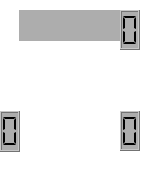
<?xml version="1.0" encoding="UTF-8"?>
<ui version="4.0">
 <class>GraphicalCard</class>
 <widget class="QWidget" name="GraphicalCard">
  <property name="geometry">
   <rect>
    <x>0</x>
    <y>0</y>
    <width>141</width>
    <height>174</height>
   </rect>
  </property>
  <property name="sizePolicy">
   <sizepolicy hsizetype="Fixed" vsizetype="Fixed">
    <horstretch>0</horstretch>
    <verstretch>0</verstretch>
   </sizepolicy>
  </property>
  <property name="maximumSize">
   <size>
    <width>150</width>
    <height>250</height>
   </size>
  </property>
  <property name="palette">
   <palette>
    <active>
     <colorrole role="WindowText">
      <brush brushstyle="SolidPattern">
       <color alpha="255">
        <red>0</red>
        <green>0</green>
        <blue>0</blue>
       </color>
      </brush>
     </colorrole>
     <colorrole role="Button">
      <brush brushstyle="SolidPattern">
       <color alpha="0">
        <red>0</red>
        <green>0</green>
        <blue>0</blue>
       </color>
      </brush>
     </colorrole>
     <colorrole role="Light">
      <brush brushstyle="SolidPattern">
       <color alpha="255">
        <red>255</red>
        <green>255</green>
        <blue>255</blue>
       </color>
      </brush>
     </colorrole>
     <colorrole role="Midlight">
      <brush brushstyle="SolidPattern">
       <color alpha="255">
        <red>255</red>
        <green>255</green>
        <blue>191</blue>
       </color>
      </brush>
     </colorrole>
     <colorrole role="Dark">
      <brush brushstyle="SolidPattern">
       <color alpha="255">
        <red>127</red>
        <green>127</green>
        <blue>63</blue>
       </color>
      </brush>
     </colorrole>
     <colorrole role="Mid">
      <brush brushstyle="SolidPattern">
       <color alpha="255">
        <red>170</red>
        <green>170</green>
        <blue>84</blue>
       </color>
      </brush>
     </colorrole>
     <colorrole role="Text">
      <brush brushstyle="SolidPattern">
       <color alpha="255">
        <red>0</red>
        <green>0</green>
        <blue>0</blue>
       </color>
      </brush>
     </colorrole>
     <colorrole role="BrightText">
      <brush brushstyle="SolidPattern">
       <color alpha="255">
        <red>255</red>
        <green>255</green>
        <blue>255</blue>
       </color>
      </brush>
     </colorrole>
     <colorrole role="ButtonText">
      <brush brushstyle="SolidPattern">
       <color alpha="255">
        <red>0</red>
        <green>0</green>
        <blue>0</blue>
       </color>
      </brush>
     </colorrole>
     <colorrole role="Base">
      <brush brushstyle="SolidPattern">
       <color alpha="0">
        <red>0</red>
        <green>0</green>
        <blue>0</blue>
       </color>
      </brush>
     </colorrole>
     <colorrole role="Window">
      <brush brushstyle="SolidPattern">
       <color alpha="0">
        <red>0</red>
        <green>0</green>
        <blue>0</blue>
       </color>
      </brush>
     </colorrole>
     <colorrole role="Shadow">
      <brush brushstyle="SolidPattern">
       <color alpha="255">
        <red>0</red>
        <green>0</green>
        <blue>0</blue>
       </color>
      </brush>
     </colorrole>
     <colorrole role="AlternateBase">
      <brush brushstyle="SolidPattern">
       <color alpha="255">
        <red>255</red>
        <green>255</green>
        <blue>191</blue>
       </color>
      </brush>
     </colorrole>
     <colorrole role="ToolTipBase">
      <brush brushstyle="SolidPattern">
       <color alpha="255">
        <red>255</red>
        <green>255</green>
        <blue>220</blue>
       </color>
      </brush>
     </colorrole>
     <colorrole role="ToolTipText">
      <brush brushstyle="SolidPattern">
       <color alpha="255">
        <red>0</red>
        <green>0</green>
        <blue>0</blue>
       </color>
      </brush>
     </colorrole>
    </active>
    <inactive>
     <colorrole role="WindowText">
      <brush brushstyle="SolidPattern">
       <color alpha="255">
        <red>0</red>
        <green>0</green>
        <blue>0</blue>
       </color>
      </brush>
     </colorrole>
     <colorrole role="Button">
      <brush brushstyle="SolidPattern">
       <color alpha="0">
        <red>0</red>
        <green>0</green>
        <blue>0</blue>
       </color>
      </brush>
     </colorrole>
     <colorrole role="Light">
      <brush brushstyle="SolidPattern">
       <color alpha="255">
        <red>255</red>
        <green>255</green>
        <blue>255</blue>
       </color>
      </brush>
     </colorrole>
     <colorrole role="Midlight">
      <brush brushstyle="SolidPattern">
       <color alpha="255">
        <red>255</red>
        <green>255</green>
        <blue>191</blue>
       </color>
      </brush>
     </colorrole>
     <colorrole role="Dark">
      <brush brushstyle="SolidPattern">
       <color alpha="255">
        <red>127</red>
        <green>127</green>
        <blue>63</blue>
       </color>
      </brush>
     </colorrole>
     <colorrole role="Mid">
      <brush brushstyle="SolidPattern">
       <color alpha="255">
        <red>170</red>
        <green>170</green>
        <blue>84</blue>
       </color>
      </brush>
     </colorrole>
     <colorrole role="Text">
      <brush brushstyle="SolidPattern">
       <color alpha="255">
        <red>0</red>
        <green>0</green>
        <blue>0</blue>
       </color>
      </brush>
     </colorrole>
     <colorrole role="BrightText">
      <brush brushstyle="SolidPattern">
       <color alpha="255">
        <red>255</red>
        <green>255</green>
        <blue>255</blue>
       </color>
      </brush>
     </colorrole>
     <colorrole role="ButtonText">
      <brush brushstyle="SolidPattern">
       <color alpha="255">
        <red>0</red>
        <green>0</green>
        <blue>0</blue>
       </color>
      </brush>
     </colorrole>
     <colorrole role="Base">
      <brush brushstyle="SolidPattern">
       <color alpha="0">
        <red>0</red>
        <green>0</green>
        <blue>0</blue>
       </color>
      </brush>
     </colorrole>
     <colorrole role="Window">
      <brush brushstyle="SolidPattern">
       <color alpha="0">
        <red>0</red>
        <green>0</green>
        <blue>0</blue>
       </color>
      </brush>
     </colorrole>
     <colorrole role="Shadow">
      <brush brushstyle="SolidPattern">
       <color alpha="255">
        <red>0</red>
        <green>0</green>
        <blue>0</blue>
       </color>
      </brush>
     </colorrole>
     <colorrole role="AlternateBase">
      <brush brushstyle="SolidPattern">
       <color alpha="255">
        <red>255</red>
        <green>255</green>
        <blue>191</blue>
       </color>
      </brush>
     </colorrole>
     <colorrole role="ToolTipBase">
      <brush brushstyle="SolidPattern">
       <color alpha="255">
        <red>255</red>
        <green>255</green>
        <blue>220</blue>
       </color>
      </brush>
     </colorrole>
     <colorrole role="ToolTipText">
      <brush brushstyle="SolidPattern">
       <color alpha="255">
        <red>0</red>
        <green>0</green>
        <blue>0</blue>
       </color>
      </brush>
     </colorrole>
    </inactive>
    <disabled>
     <colorrole role="WindowText">
      <brush brushstyle="SolidPattern">
       <color alpha="255">
        <red>127</red>
        <green>127</green>
        <blue>63</blue>
       </color>
      </brush>
     </colorrole>
     <colorrole role="Button">
      <brush brushstyle="SolidPattern">
       <color alpha="0">
        <red>0</red>
        <green>0</green>
        <blue>0</blue>
       </color>
      </brush>
     </colorrole>
     <colorrole role="Light">
      <brush brushstyle="SolidPattern">
       <color alpha="255">
        <red>255</red>
        <green>255</green>
        <blue>255</blue>
       </color>
      </brush>
     </colorrole>
     <colorrole role="Midlight">
      <brush brushstyle="SolidPattern">
       <color alpha="255">
        <red>255</red>
        <green>255</green>
        <blue>191</blue>
       </color>
      </brush>
     </colorrole>
     <colorrole role="Dark">
      <brush brushstyle="SolidPattern">
       <color alpha="255">
        <red>127</red>
        <green>127</green>
        <blue>63</blue>
       </color>
      </brush>
     </colorrole>
     <colorrole role="Mid">
      <brush brushstyle="SolidPattern">
       <color alpha="255">
        <red>170</red>
        <green>170</green>
        <blue>84</blue>
       </color>
      </brush>
     </colorrole>
     <colorrole role="Text">
      <brush brushstyle="SolidPattern">
       <color alpha="255">
        <red>127</red>
        <green>127</green>
        <blue>63</blue>
       </color>
      </brush>
     </colorrole>
     <colorrole role="BrightText">
      <brush brushstyle="SolidPattern">
       <color alpha="255">
        <red>255</red>
        <green>255</green>
        <blue>255</blue>
       </color>
      </brush>
     </colorrole>
     <colorrole role="ButtonText">
      <brush brushstyle="SolidPattern">
       <color alpha="255">
        <red>127</red>
        <green>127</green>
        <blue>63</blue>
       </color>
      </brush>
     </colorrole>
     <colorrole role="Base">
      <brush brushstyle="SolidPattern">
       <color alpha="0">
        <red>0</red>
        <green>0</green>
        <blue>0</blue>
       </color>
      </brush>
     </colorrole>
     <colorrole role="Window">
      <brush brushstyle="SolidPattern">
       <color alpha="0">
        <red>0</red>
        <green>0</green>
        <blue>0</blue>
       </color>
      </brush>
     </colorrole>
     <colorrole role="Shadow">
      <brush brushstyle="SolidPattern">
       <color alpha="255">
        <red>0</red>
        <green>0</green>
        <blue>0</blue>
       </color>
      </brush>
     </colorrole>
     <colorrole role="AlternateBase">
      <brush brushstyle="SolidPattern">
       <color alpha="255">
        <red>255</red>
        <green>255</green>
        <blue>127</blue>
       </color>
      </brush>
     </colorrole>
     <colorrole role="ToolTipBase">
      <brush brushstyle="SolidPattern">
       <color alpha="255">
        <red>255</red>
        <green>255</green>
        <blue>220</blue>
       </color>
      </brush>
     </colorrole>
     <colorrole role="ToolTipText">
      <brush brushstyle="SolidPattern">
       <color alpha="255">
        <red>0</red>
        <green>0</green>
        <blue>0</blue>
       </color>
      </brush>
     </colorrole>
    </disabled>
   </palette>
  </property>
  <property name="font">
   <font>
    <pointsize>21</pointsize>
   </font>
  </property>
  <property name="mouseTracking">
   <bool>false</bool>
  </property>
  <property name="contextMenuPolicy">
   <enum>Qt::NoContextMenu</enum>
  </property>
  <property name="windowTitle">
   <string>Form</string>
  </property>
  <property name="windowOpacity">
   <double>104.000000000000000</double>
  </property>
  <property name="layoutDirection">
   <enum>Qt::LeftToRight</enum>
  </property>
  <property name="autoFillBackground">
   <bool>false</bool>
  </property>
  <property name="styleSheet">
   <string notr="true">background: transparent</string>
  </property>
  <widget class="QGraphicsView" name="art">
   <property name="geometry">
    <rect>
     <x>20</x>
     <y>41</y>
     <width>100</width>
     <height>107</height>
    </rect>
   </property>
   <property name="sizePolicy">
    <sizepolicy hsizetype="Fixed" vsizetype="Fixed">
     <horstretch>0</horstretch>
     <verstretch>0</verstretch>
    </sizepolicy>
   </property>
   <property name="styleSheet">
    <string notr="true">background:url(:/img/img/minion.png) no-repeat</string>
   </property>
   <property name="frameShape">
    <enum>QFrame::NoFrame</enum>
   </property>
  </widget>
  <widget class="QLCDNumber" name="costNum">
   <property name="geometry">
    <rect>
     <x>120</x>
     <y>10</y>
     <width>20</width>
     <height>40</height>
    </rect>
   </property>
   <property name="sizePolicy">
    <sizepolicy hsizetype="Fixed" vsizetype="Fixed">
     <horstretch>0</horstretch>
     <verstretch>0</verstretch>
    </sizepolicy>
   </property>
   <property name="layoutDirection">
    <enum>Qt::LeftToRight</enum>
   </property>
   <property name="styleSheet">
    <string notr="true">background: rgb(173, 173, 173)</string>
   </property>
   <property name="digitCount">
    <number>1</number>
   </property>
   <property name="segmentStyle">
    <enum>QLCDNumber::Flat</enum>
   </property>
   <property name="value" stdset="0">
    <double>0.000000000000000</double>
   </property>
  </widget>
  <widget class="QLCDNumber" name="hpNum">
   <property name="geometry">
    <rect>
     <x>120</x>
     <y>111</y>
     <width>20</width>
     <height>40</height>
    </rect>
   </property>
   <property name="sizePolicy">
    <sizepolicy hsizetype="Fixed" vsizetype="Fixed">
     <horstretch>0</horstretch>
     <verstretch>0</verstretch>
    </sizepolicy>
   </property>
   <property name="layoutDirection">
    <enum>Qt::LeftToRight</enum>
   </property>
   <property name="styleSheet">
    <string notr="true">background: rgb(173, 173, 173)</string>
   </property>
   <property name="digitCount">
    <number>1</number>
   </property>
   <property name="segmentStyle">
    <enum>QLCDNumber::Flat</enum>
   </property>
   <property name="value" stdset="0">
    <double>0.000000000000000</double>
   </property>
  </widget>
  <widget class="QLCDNumber" name="attkNum">
   <property name="geometry">
    <rect>
     <x>0</x>
     <y>111</y>
     <width>20</width>
     <height>41</height>
    </rect>
   </property>
   <property name="sizePolicy">
    <sizepolicy hsizetype="Fixed" vsizetype="Fixed">
     <horstretch>0</horstretch>
     <verstretch>0</verstretch>
    </sizepolicy>
   </property>
   <property name="layoutDirection">
    <enum>Qt::LeftToRight</enum>
   </property>
   <property name="styleSheet">
    <string notr="true">background: rgb(173, 173, 173)</string>
   </property>
   <property name="digitCount">
    <number>1</number>
   </property>
   <property name="segmentStyle">
    <enum>QLCDNumber::Flat</enum>
   </property>
   <property name="value" stdset="0">
    <double>0.000000000000000</double>
   </property>
  </widget>
  <widget class="QLabel" name="name">
   <property name="geometry">
    <rect>
     <x>19</x>
     <y>10</y>
     <width>101</width>
     <height>31</height>
    </rect>
   </property>
   <property name="sizePolicy">
    <sizepolicy hsizetype="Fixed" vsizetype="Fixed">
     <horstretch>0</horstretch>
     <verstretch>0</verstretch>
    </sizepolicy>
   </property>
   <property name="palette">
    <palette>
     <active>
      <colorrole role="Button">
       <brush brushstyle="SolidPattern">
        <color alpha="255">
         <red>173</red>
         <green>173</green>
         <blue>173</blue>
        </color>
       </brush>
      </colorrole>
      <colorrole role="Base">
       <brush brushstyle="SolidPattern">
        <color alpha="255">
         <red>173</red>
         <green>173</green>
         <blue>173</blue>
        </color>
       </brush>
      </colorrole>
      <colorrole role="Window">
       <brush brushstyle="SolidPattern">
        <color alpha="255">
         <red>173</red>
         <green>173</green>
         <blue>173</blue>
        </color>
       </brush>
      </colorrole>
     </active>
     <inactive>
      <colorrole role="Button">
       <brush brushstyle="SolidPattern">
        <color alpha="255">
         <red>173</red>
         <green>173</green>
         <blue>173</blue>
        </color>
       </brush>
      </colorrole>
      <colorrole role="Base">
       <brush brushstyle="SolidPattern">
        <color alpha="255">
         <red>173</red>
         <green>173</green>
         <blue>173</blue>
        </color>
       </brush>
      </colorrole>
      <colorrole role="Window">
       <brush brushstyle="SolidPattern">
        <color alpha="255">
         <red>173</red>
         <green>173</green>
         <blue>173</blue>
        </color>
       </brush>
      </colorrole>
     </inactive>
     <disabled>
      <colorrole role="Button">
       <brush brushstyle="SolidPattern">
        <color alpha="255">
         <red>173</red>
         <green>173</green>
         <blue>173</blue>
        </color>
       </brush>
      </colorrole>
      <colorrole role="Base">
       <brush brushstyle="SolidPattern">
        <color alpha="255">
         <red>173</red>
         <green>173</green>
         <blue>173</blue>
        </color>
       </brush>
      </colorrole>
      <colorrole role="Window">
       <brush brushstyle="SolidPattern">
        <color alpha="255">
         <red>173</red>
         <green>173</green>
         <blue>173</blue>
        </color>
       </brush>
      </colorrole>
     </disabled>
    </palette>
   </property>
   <property name="font">
    <font>
     <pointsize>12</pointsize>
    </font>
   </property>
   <property name="styleSheet">
    <string notr="true">background: rgb(173, 173, 173)</string>
   </property>
   <property name="text">
    <string/>
   </property>
   <property name="scaledContents">
    <bool>true</bool>
   </property>
   <property name="alignment">
    <set>Qt::AlignCenter</set>
   </property>
   <property name="wordWrap">
    <bool>true</bool>
   </property>
  </widget>
  <widget class="QLabel" name="id">
   <property name="geometry">
    <rect>
     <x>60</x>
     <y>150</y>
     <width>51</width>
     <height>21</height>
    </rect>
   </property>
   <property name="styleSheet">
    <string notr="true">background:Transparent;
color: rgb(255, 255, 255);</string>
   </property>
   <property name="text">
    <string/>
   </property>
  </widget>
 </widget>
 <resources/>
 <connections/>
</ui>
